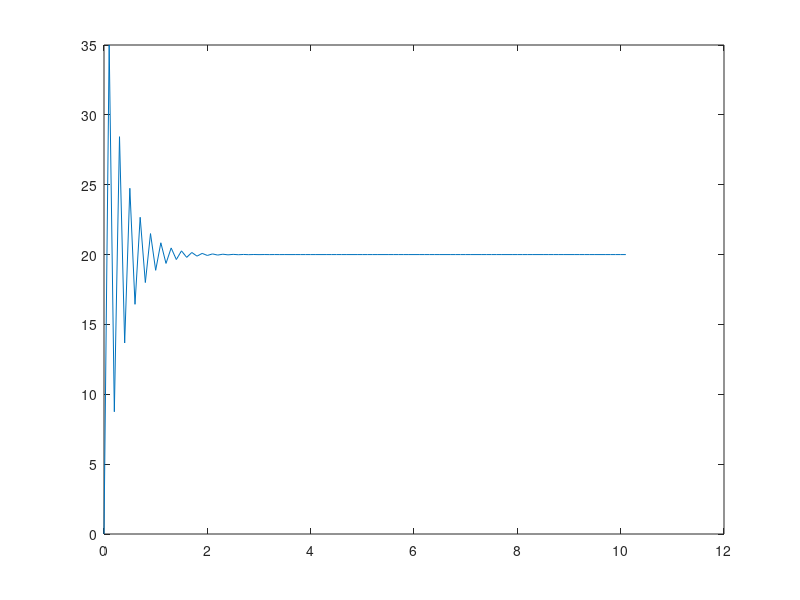

Write MATLAB code to recreate this figure.
x0 = 0;  %[m], Initial Condition
r = 20; %[m], Reference Input
dt = .1;   %[s] time step
T = 10;      %[s] final time
%N = T/dt;   %number of time steps
t = 0:dt:T+dt;
N = length(t);
k = 17.5;      %Gain
%k = 1/dt*1.75;
x = zeros(1,N); %initialize vector.
x(1) = x0;


for i = 1:N-1
   e = r-x(i); %[m] error
   u = k*e; %[m/s] control input
   
   x(i+1) = x(i) + dt*u; %next time step
end

plot(t, x)



